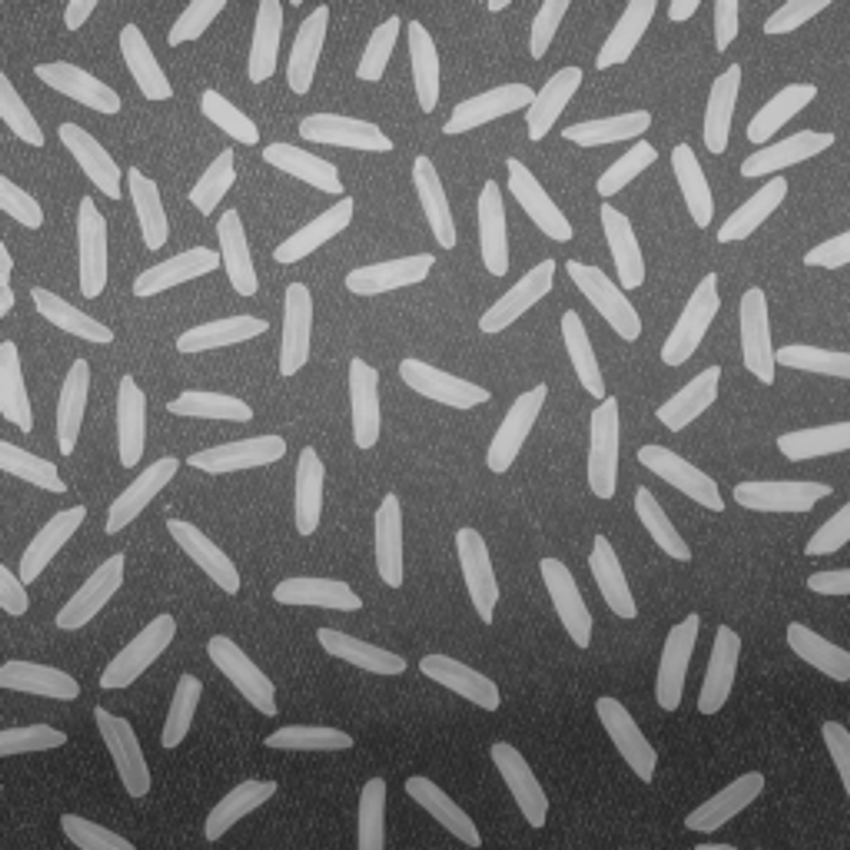
#> input picture Excercise4/rice_grains.jpg, 850 x 850 px, found by its file name
$ python Threshold.py
#> lines starting #> are read from the running program, lines starting #| are printed output that depends on the picture; after the words box and inside, x2 and y2 are one past the last pixel; in counts of white or black regions, pixels touching at a corner belong together

import cv2
import numpy as np

src = cv2.imread("/Users/bubble/Documents/GitHub/EC601_OpenCV_excercise/Excercise4/rice_grains.jpg")
#> src is the input picture: shape (850, 850, 3); min 36, max 207, mean 111.3
gray = cv2.cvtColor(src,cv2.COLOR_RGB2GRAY) # convert to gray
# Thresholded
# 0: Binary,      1: Binary Inverted,      2: Threshold Truncated,      3: Threshold to Zero,      4: Threshold to Zero Inverted    */
threshold_type =  2  #slider 1 [0, 4]
threshold_value = 128  #slider 2 [0 255]
T, Thresholded = cv2.threshold(gray, threshold_value, 255, threshold_type )
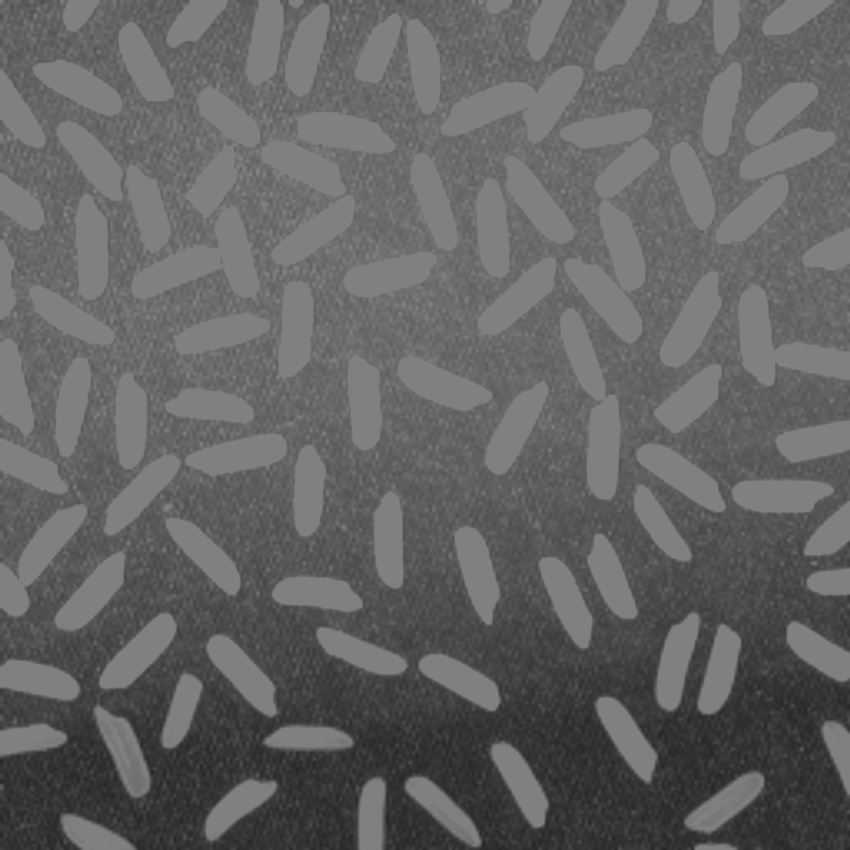
#> Thresholded: shape (850, 850); min 36, max 128, mean 99.7
#> T = 128
cv2.imwrite("/Users/bubble/Documents/GitHub/EC601_OpenCV_excercise/Excercise4/output/Thresholded.png", Thresholded)


current_threshold = 128
max_threshold = 255
# Binary Threshold
T, BinaryThreshold = cv2.threshold(gray, current_threshold, max_threshold, cv2.THRESH_BINARY);
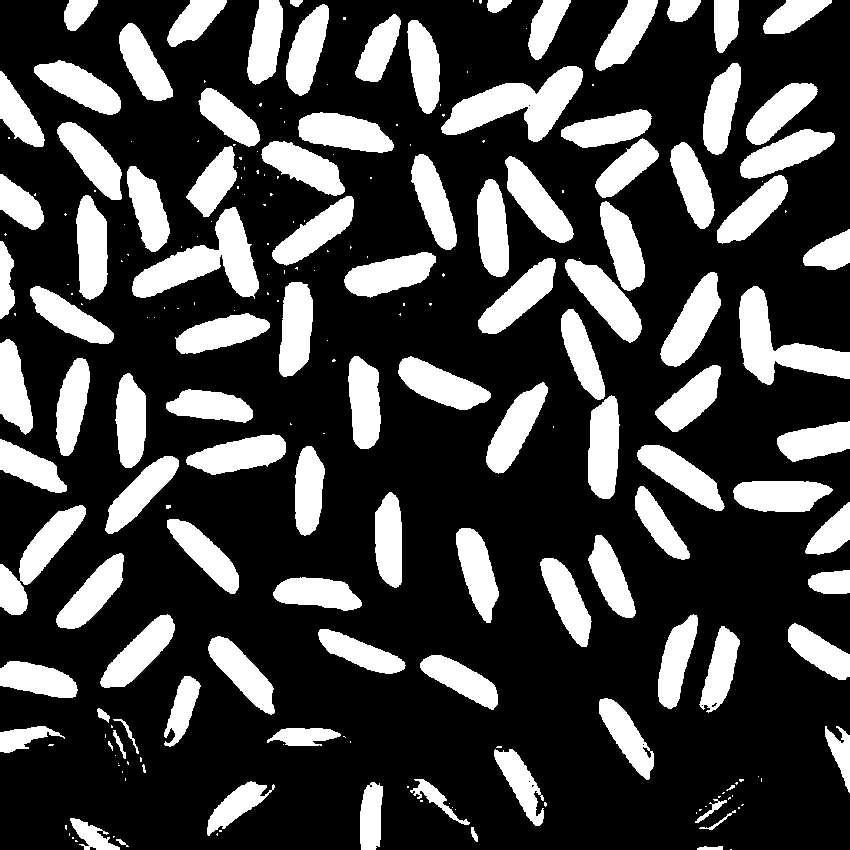
#> BinaryThreshold: shape (850, 850); 26.7% white; 226 white regions (121 under 20 px), largest, box (x1, y1, x2, y2) and area: (441, 66, 583, 142) 4883, (132, 207, 259, 299) 4834, (739, 286, 850, 385) 4448
cv2.imwrite("/Users/bubble/Documents/GitHub/EC601_OpenCV_excercise/Excercise4/output/Binary_threshold.png", BinaryThreshold)

# Band Threshold
threshold1 = 27
threshold2 = 125
T, lower = cv2.threshold(gray, threshold1, max_threshold,cv2.THRESH_BINARY)
#> lower: shape (850, 850); every value is 255
#> T = 27
T, upper = cv2.threshold(gray, threshold2, max_threshold,cv2.THRESH_BINARY_INV)
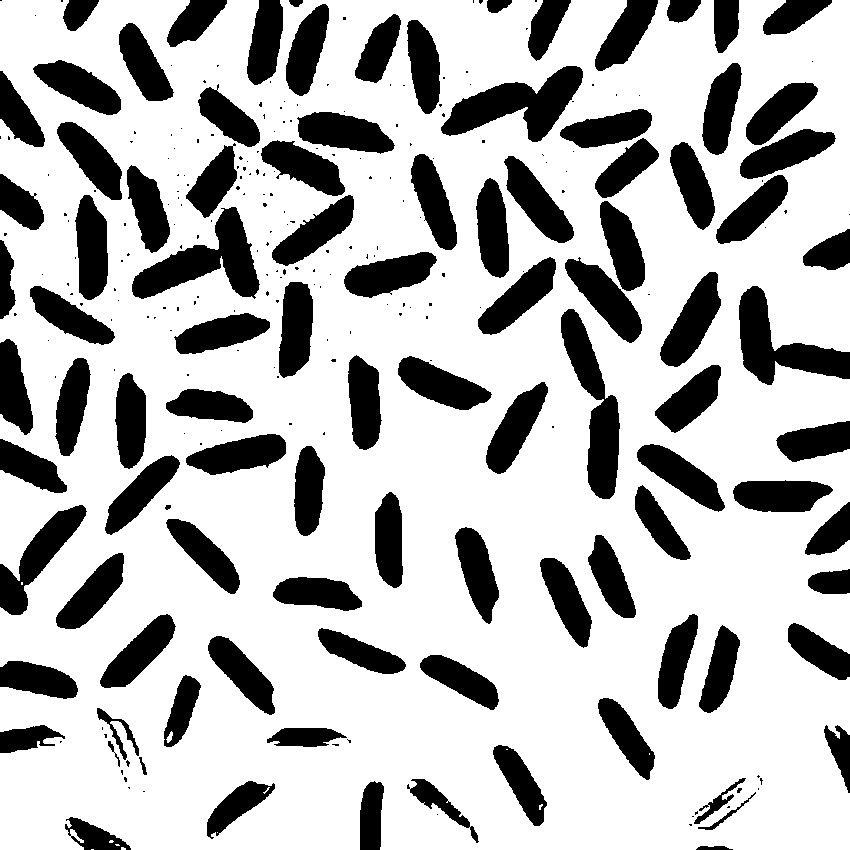
#> upper: shape (850, 850); 72.5% white; 283 black regions (183 under 20 px), largest, box (x1, y1, x2, y2) and area: (441, 66, 583, 142) 4954, (132, 207, 260, 299) 4941, (561, 309, 620, 499) 4769
#> T = 125
BandThresholding = cv2.bitwise_and(lower,upper)
cv2.imwrite("/Users/bubble/Documents/GitHub/EC601_OpenCV_excercise/Excercise4/output/Band_thresholding.png",BandThresholding)


# Semi Thresholding
T,thres = cv2.threshold(gray,current_threshold, max_threshold, cv2.THRESH_BINARY_INV or cv2.THRESH_OTSU);
#> T = 128
SemiThresholding = cv2.bitwise_and(gray,thres);
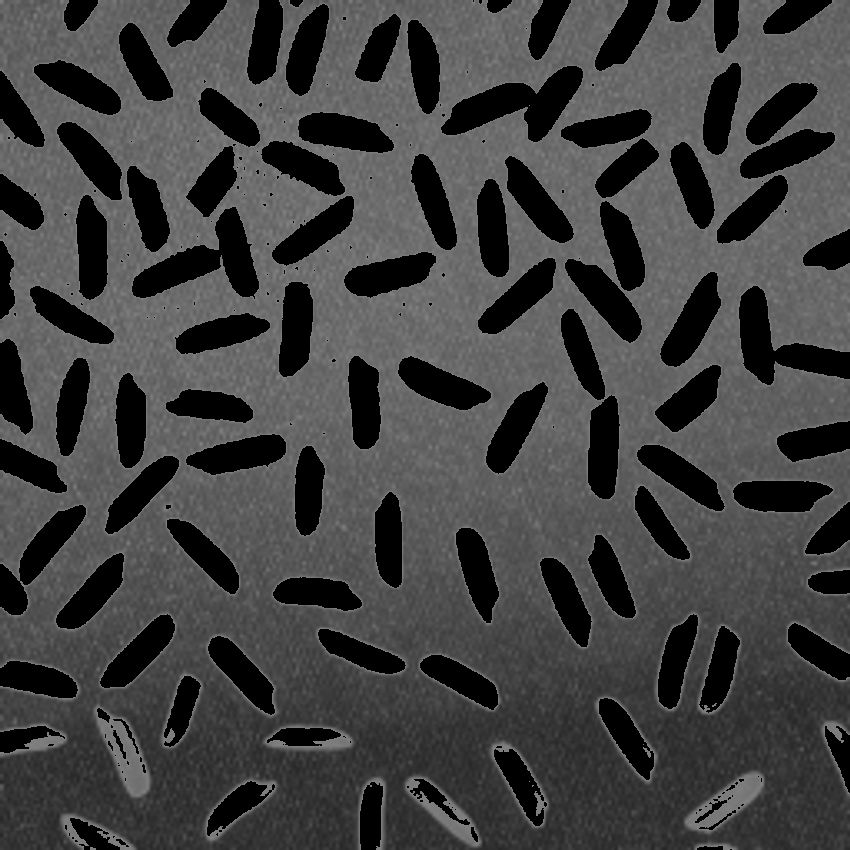
#> SemiThresholding: shape (850, 850); min 0, max 128, mean 65.5
cv2.imwrite("/Users/bubble/Documents/GitHub/EC601_OpenCV_excercise/Excercise4/output/Semi_thresholding.png",SemiThresholding)

# Adaptive thresholding
AdaptiveThreshold = cv2.adaptiveThreshold(gray, max_threshold, cv2.ADAPTIVE_THRESH_GAUSSIAN_C, cv2.THRESH_BINARY, 101, 10 );
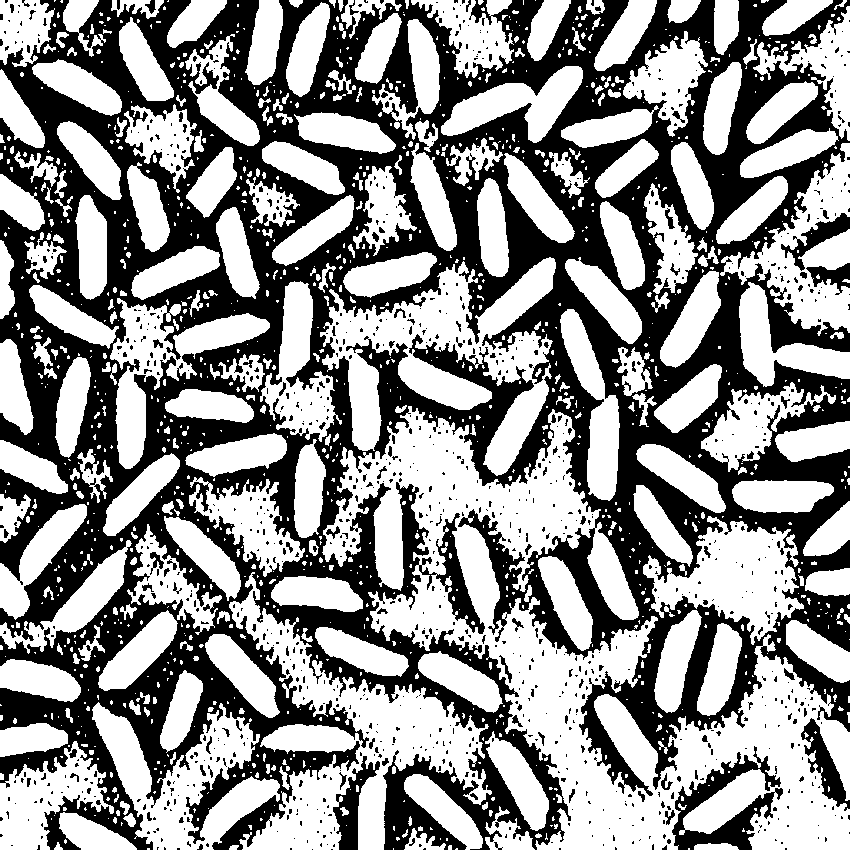
#> AdaptiveThreshold: shape (850, 850); 56.1% white; 1020 black regions (911 under 20 px), largest, box (x1, y1, x2, y2) and area: (0, 0, 850, 850) 298644, (672, 746, 783, 850) 3922, (333, 756, 380, 850) 1581
cv2.imwrite("/Users/bubble/Documents/GitHub/EC601_OpenCV_excercise/Excercise4/output/Adaptive_Threshold.png",AdaptiveThreshold)
